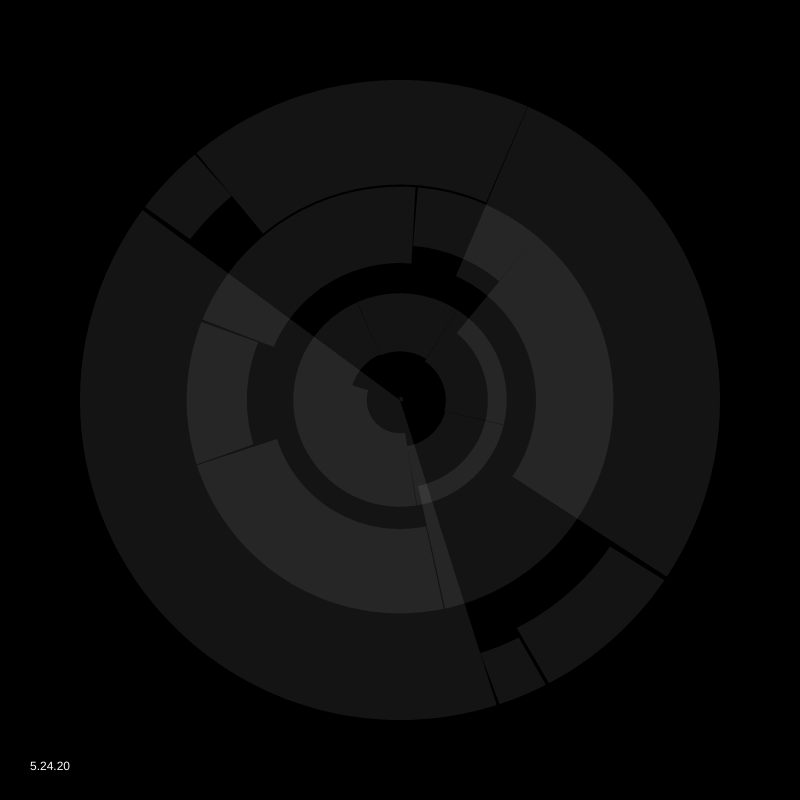
Frame 1 (no input)
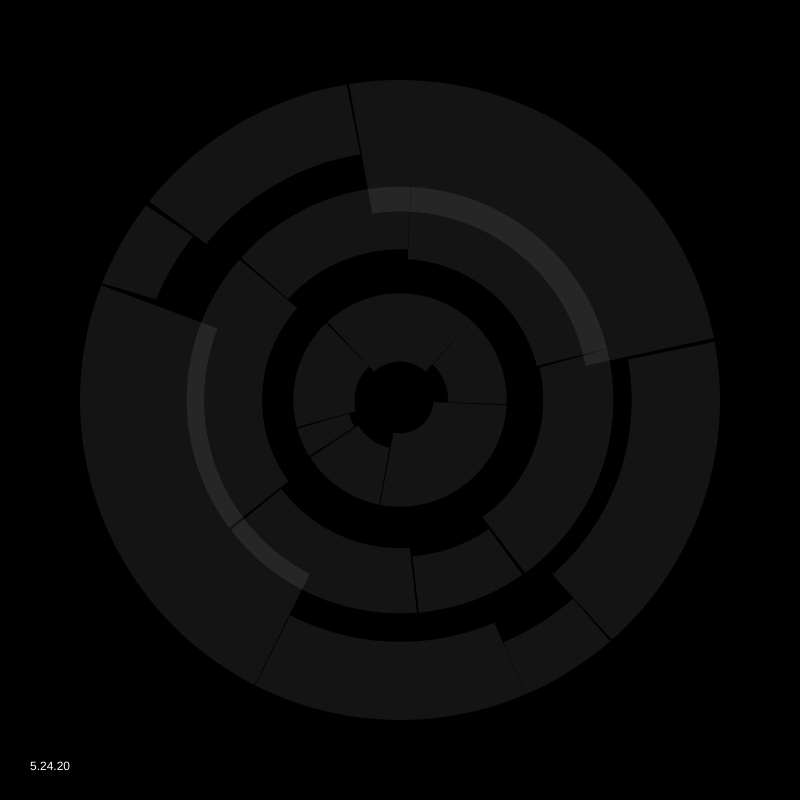
Frame 60 (no input)
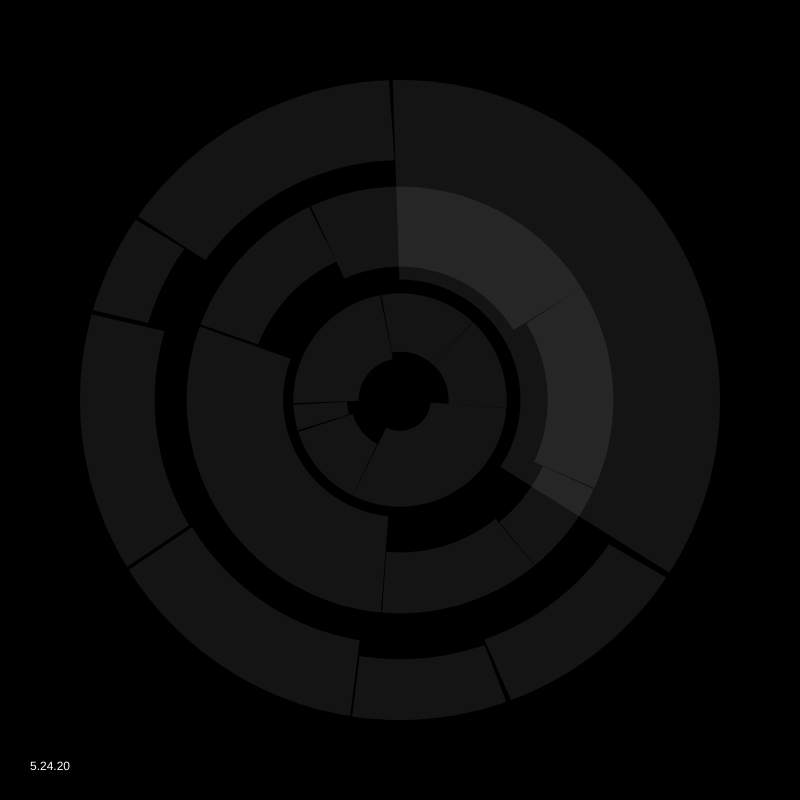
Frame 120 (the mouse pressed at the canvas centre since frame 60)

The p5.js sketch that drew these frames (run headless with seeded random() and noise() and a simulated clock; from frame 60 on, the mouse is pressed at the canvas centre):

// p5.js sketch
// ── sketch.js
let cells, offset, margin, d;
let bg;

function setup() {
  createCanvas(800, 800);
  angleMode(DEGREES);
  init();
}

function init() {
  cells = 1;
  offset = width / 10;
  margin = offset / 5;
  d = (width - offset * 2 - margin * (cells - 1)) / cells;

}

function draw() {
  background(0);
  drawShape();
  randomSeed(0);
      let x = width/2;
      let y = height/2;
      let rs = random(10000);
     
      randomSeed(rs);
      drawShape(x, y, d / 2,rs);
    
  
  fill(255)
  text("5.24.20", 30, height-30)
}


function drawShape(x, y, rMax,rs) {
  noStroke()
  let rSep = int(random(2,15));
  let rStep = rMax / rSep;
  for (let r = rMax; r > 0; r -= rStep) {
    let num = int(random(6, 10));
    let numArr = [];
    let numSum = 0;
    push();
    translate(x, y);
    rotate(360 * noise(r, frameCount / 300)+random(360));
    for (let i = 0; i < num; i++) {
      let n = map(pow(sin(frameCount + i * 90),3), -1, 1, 0, 1) * noise(r / 10, i, frameCount / 150);
      numArr.push(n);
      numSum += n;
    }
    let angleSum = 0;
    for (let i = 0; i < num; i++) {
    let nn = map(1-sq(numArr[i]),0,1,-1,1);
      let angle = map(numArr[i] / numSum, 0, 1, 0, 360);
      fill(250, 20);
      beginShape();
      for (let j = angleSum; j < angleSum + angle; j += 1) {
        vertex(cos(j) * r, sin(j) * r);
      }
      for (let j = angleSum + angle; j > angleSum; j -= 1) {
        vertex(cos(j) * (r - rStep / 2)*nn, sin(j) * (r - rStep / 2)*nn);
      }
      endShape(CLOSE);


      angleSum += angle;
    }
    pop();
  }
}
